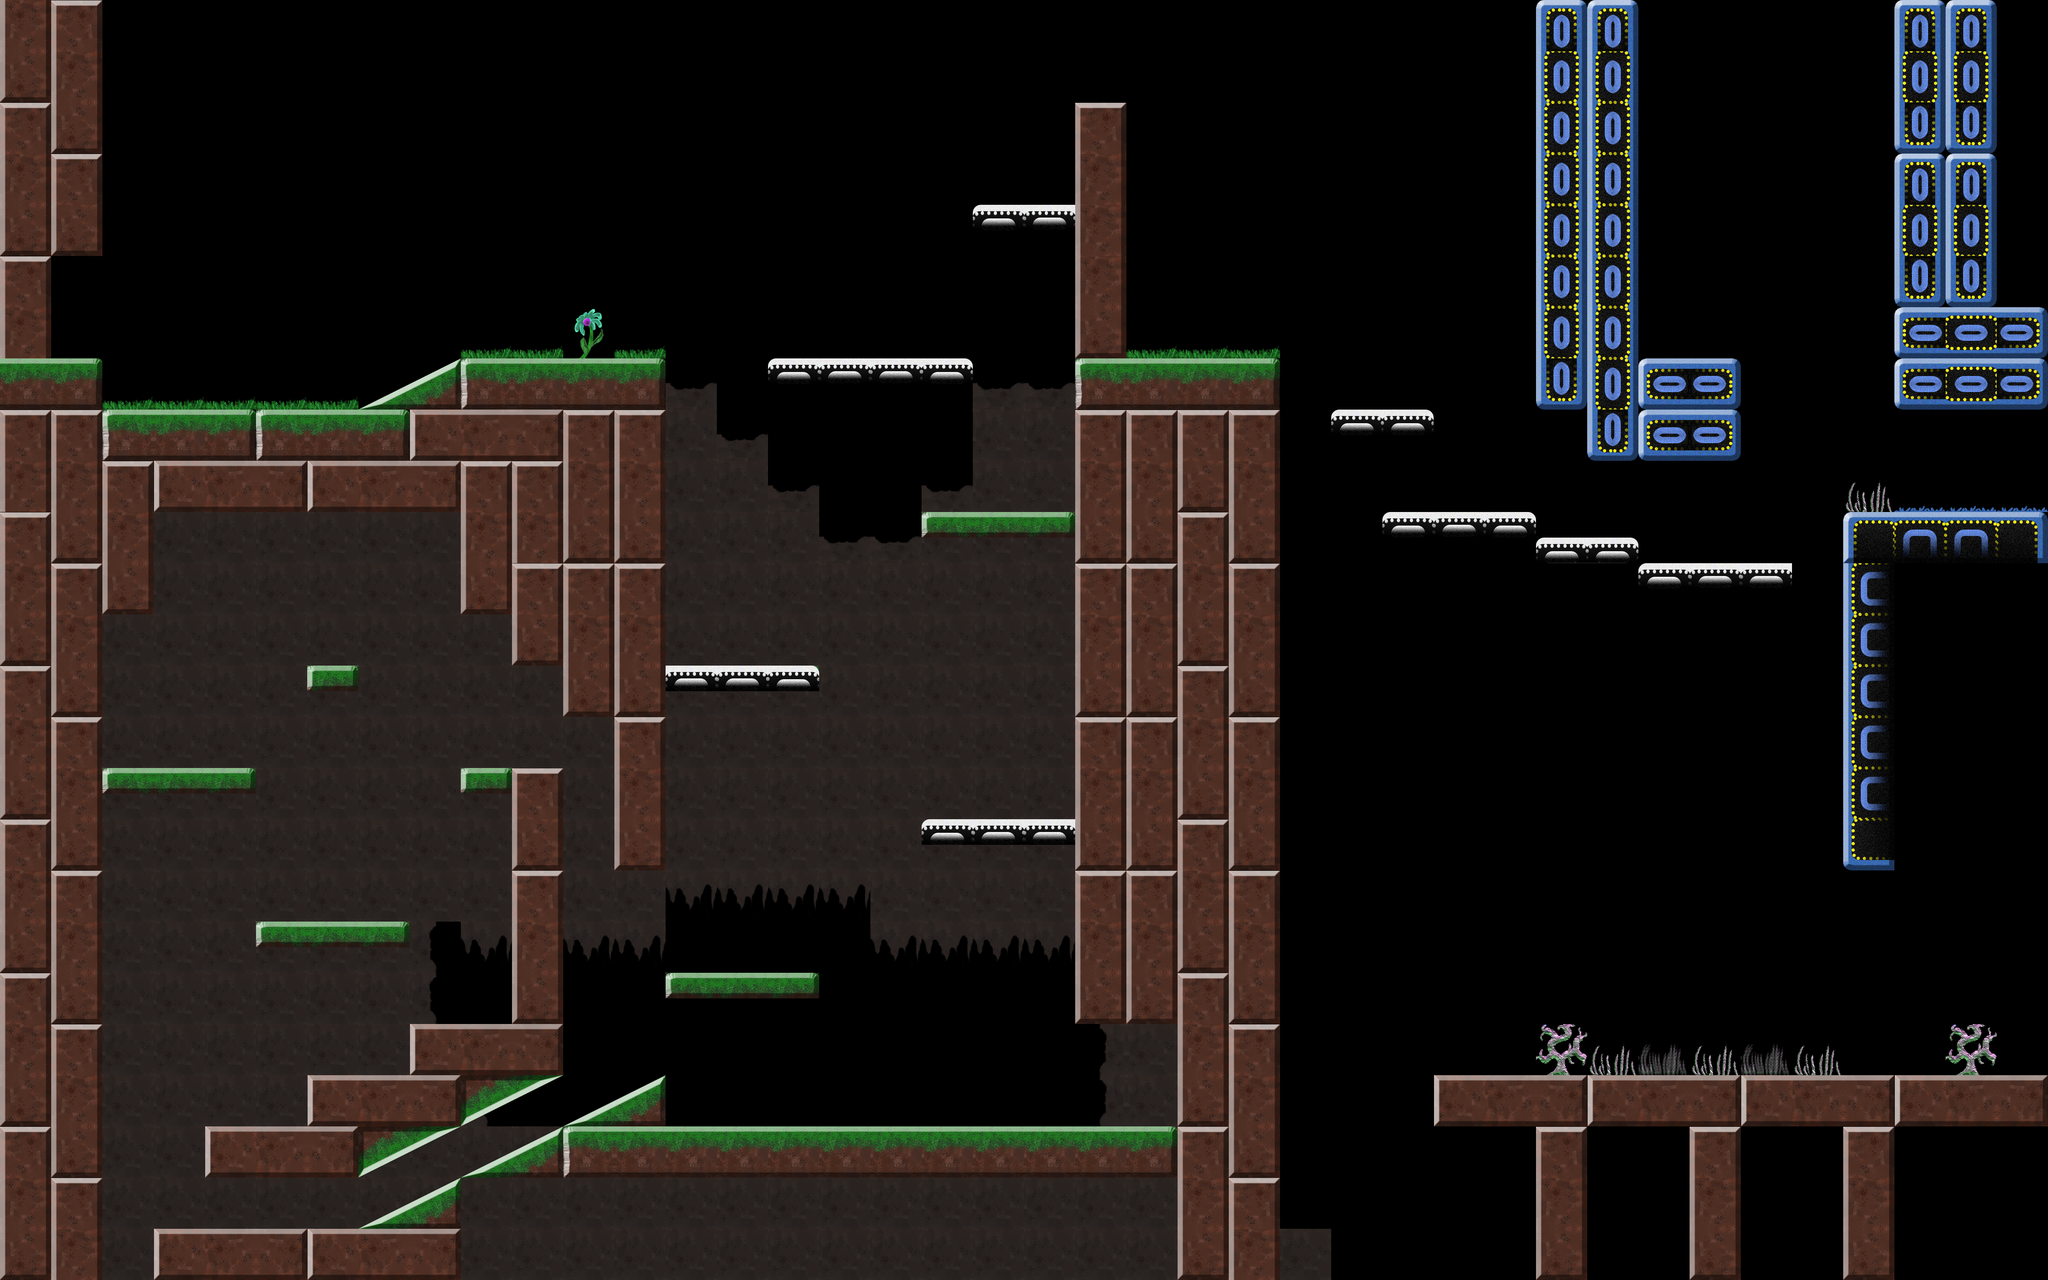

A level layout from a 2D game, rendered from its tile map. Below: a short description, then the map file with tile-grid data replaced by summaries:
An orthogonal 40x25 tile map with 128x128 px tiles, 4 tile layers (Middleground, Foreground, Foreground Objects, Hidden Platforms), 3 tilesets and 7 objects.

<map version="1.5" tiledversion="1.7.1" orientation="orthogonal" renderorder="right-down" width="40" height="25" tilewidth="128" tileheight="128" infinite="0" nextlayerid="10" nextobjectid="10">
 <tileset firstgid="1" source="map_tileset.tsx" />
 <tileset firstgid="257" source="colorful_spritesheet.tsx" />
 <tileset firstgid="273" source="map_tileset_new.tsx" />
 <layer id="9" name="Middleground" width="40" height="25">
  <data>[1000 cells, 288 non-empty, 3 distinct tile ids]</data>
 </layer>
 <layer id="1" name="Foreground" width="40" height="25">
  <data>[1000 cells, 290 non-empty, 18 distinct tile ids]</data>
 </layer>
 <objectgroup id="8" name="Doors">
  <object id="4" gid="262" x="4992.5" y="1153" width="128" height="128">
   <properties>
    <property name="goto_level" type="int" value="7" />
    <property name="spawn_id" type="int" value="3" />
   </properties>
  </object>
  <object id="6" gid="262" x="4992" y="1279.5" width="128" height="128">
   <properties>
    <property name="goto_level" type="int" value="7" />
    <property name="spawn_id" type="int" value="3" />
   </properties>
  </object>
  <object id="7" gid="262" x="7.10543e-15" y="768.667" width="128" height="128">
   <properties>
    <property name="goto_level" type="int" value="5" />
    <property name="spawn_id" type="int" value="2" />
   </properties>
  </object>
  <object id="8" gid="262" x="0.666667" y="895.333" width="128" height="128">
   <properties>
    <property name="goto_level" type="int" value="5" />
    <property name="spawn_id" type="int" value="2" />
   </properties>
  </object>
 </objectgroup>
 <layer id="7" name="Foreground Objects" width="40" height="25">
  <data>[1000 cells, 44 non-empty, 10 distinct tile ids]</data>
 </layer>
 <layer id="6" name="Hidden Platforms" width="40" height="25">
  <properties>
   <property name="platform_color" type="color" value="#ff3a66af" />
  </properties>
  <data>[1000 cells, 22 non-empty, 3 distinct tile ids]</data>
 </layer>
 <objectgroup id="2" name="Color Orbs">
  <object id="2" gid="37" x="760.727" y="1645.45" width="128" height="128">
   <properties>
    <property name="color" value="green" />
    <property name="key_color" type="color" value="#ff00ffa1" />
   </properties>
  </object>
 </objectgroup>
 <objectgroup id="4" name="Player Spawn">
  <object id="1" gid="272" x="158.342" y="877.651" width="128" height="128">
   <properties>
    <property name="spawn_id" type="int" value="2" />
   </properties>
  </object>
  <object id="9" gid="272" x="4845.09" y="1254.18" width="128" height="128">
   <properties>
    <property name="spawn_id" type="int" value="3" />
   </properties>
  </object>
 </objectgroup>
</map>
